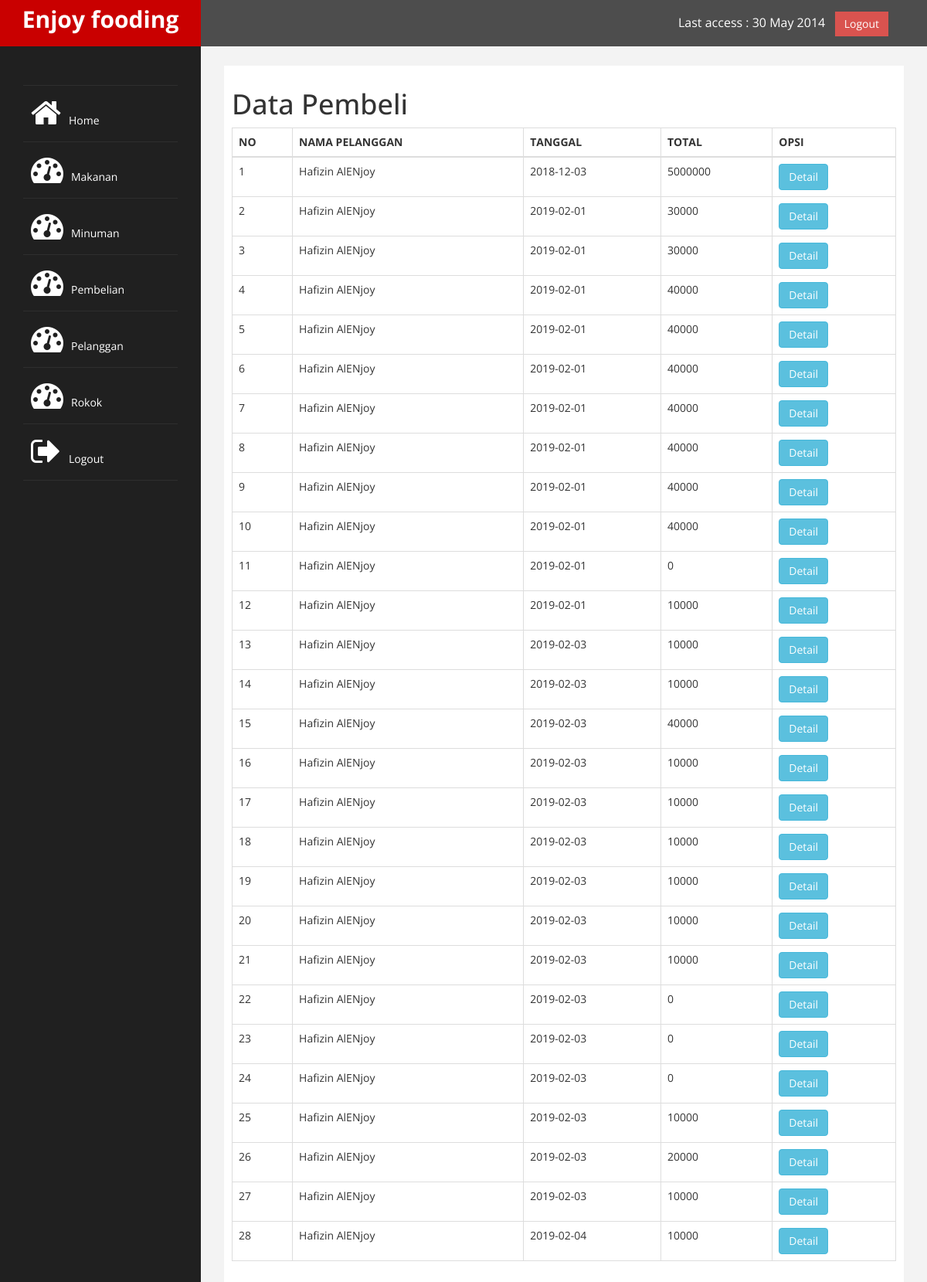
Page /admin/index.php?halaman=pembelian (signed in) on the committed database.
### tables this page shows
CREATE TABLE `pembelian` (
  `id_pembelian` int(11) NOT NULL,
  `id_pelanggan` int(11) NOT NULL,
  `id_ongkir` int(11) NOT NULL,
  `tanggal_pembelian` date NOT NULL,
  `total_pembelian` int(11) NOT NULL
);

CREATE TABLE `pelanggan` (
  `id_pelanggan` int(11) NOT NULL,
  `email_pelanggan` varchar(100) NOT NULL,
  `password_pelanggan` varchar(50) NOT NULL,
  `nama_pelanggan` varchar(100) NOT NULL,
  `telepon_pelanggan` varchar(25) NOT NULL
);

### admin/pembelian.php (the view)
<h1>Data Pembeli</h1>
<table class="table table-bordered">
	<thead>
		<tr>
			<th>NO</th>
			<th>NAMA PELANGGAN</th>
			<th>TANGGAL</th>
			<th>TOTAL</th>
			<th>OPSI</th>
		</tr>
	</thead>
	<tbody>
		<?php $nomor=1; ?>
		<?php $ambil=$koneksi->query("SELECT * FROM pembelian JOIN pelanggan ON pembelian.id_pelanggan=pelanggan.id_pelanggan");?>
		<?php while ($pecah = $ambil->fetch_assoc()) { ?>
		<tr>
			<td><?php echo $nomor; ?></td>
			<td><?php echo $pecah['nama_pelanggan']; ?></td>
			<td><?php echo $pecah['tanggal_pembelian']; ?></td>
			<td><?php echo $pecah['total_pembelian']; ?></td>
			<td>
				<a href="index.php?halaman=detail&id=<?php echo $pecah['id_pembelian']; ?>" class="btn btn-info">Detail</a>
			</td>
		</tr>
		<?php $nomor++; ?>
	<?php } ?>
	</tbody>
</table>

### admin/assets/css/custom.css (style rules this page uses)
body { font-family: 'Open Sans', sans-serif; }

### rows in the picture
pembelian: id_pelanggan.nama_pelanggan "Hafizin AlENjoy", tanggal_pembelian "2018-12-03", total_pembelian "5000000"
pembelian: id_pelanggan.nama_pelanggan "Hafizin AlENjoy", tanggal_pembelian "2019-02-01", total_pembelian "30000"
pembelian: id_pelanggan.nama_pelanggan "Hafizin AlENjoy", tanggal_pembelian "2019-02-01", total_pembelian "30000"
pembelian: id_pelanggan.nama_pelanggan "Hafizin AlENjoy", tanggal_pembelian "2019-02-01", total_pembelian "40000"
pembelian: id_pelanggan.nama_pelanggan "Hafizin AlENjoy", tanggal_pembelian "2019-02-01", total_pembelian "40000"
pembelian: id_pelanggan.nama_pelanggan "Hafizin AlENjoy", tanggal_pembelian "2019-02-01", total_pembelian "40000"
pembelian: id_pelanggan.nama_pelanggan "Hafizin AlENjoy", tanggal_pembelian "2019-02-01", total_pembelian "40000"
pembelian: id_pelanggan.nama_pelanggan "Hafizin AlENjoy", tanggal_pembelian "2019-02-01", total_pembelian "40000"
pembelian: id_pelanggan.nama_pelanggan "Hafizin AlENjoy", tanggal_pembelian "2019-02-01", total_pembelian "40000"
pembelian: id_pelanggan.nama_pelanggan "Hafizin AlENjoy", tanggal_pembelian "2019-02-01", total_pembelian "40000"
pembelian: id_pelanggan.nama_pelanggan "Hafizin AlENjoy", tanggal_pembelian "2019-02-01", total_pembelian "0"
pembelian: id_pelanggan.nama_pelanggan "Hafizin AlENjoy", tanggal_pembelian "2019-02-01", total_pembelian "10000"
pembelian: id_pelanggan.nama_pelanggan "Hafizin AlENjoy", tanggal_pembelian "2019-02-03", total_pembelian "10000"
pembelian: id_pelanggan.nama_pelanggan "Hafizin AlENjoy", tanggal_pembelian "2019-02-03", total_pembelian "10000"
pembelian: id_pelanggan.nama_pelanggan "Hafizin AlENjoy", tanggal_pembelian "2019-02-03", total_pembelian "40000"
pembelian: id_pelanggan.nama_pelanggan "Hafizin AlENjoy", tanggal_pembelian "2019-02-03", total_pembelian "10000"
pembelian: id_pelanggan.nama_pelanggan "Hafizin AlENjoy", tanggal_pembelian "2019-02-03", total_pembelian "10000"
pembelian: id_pelanggan.nama_pelanggan "Hafizin AlENjoy", tanggal_pembelian "2019-02-03", total_pembelian "10000"
pembelian: id_pelanggan.nama_pelanggan "Hafizin AlENjoy", tanggal_pembelian "2019-02-03", total_pembelian "10000"
pembelian: id_pelanggan.nama_pelanggan "Hafizin AlENjoy", tanggal_pembelian "2019-02-03", total_pembelian "10000"
pembelian: id_pelanggan.nama_pelanggan "Hafizin AlENjoy", tanggal_pembelian "2019-02-03", total_pembelian "10000"
pembelian: id_pelanggan.nama_pelanggan "Hafizin AlENjoy", tanggal_pembelian "2019-02-03", total_pembelian "0"
pembelian: id_pelanggan.nama_pelanggan "Hafizin AlENjoy", tanggal_pembelian "2019-02-03", total_pembelian "0"
pembelian: id_pelanggan.nama_pelanggan "Hafizin AlENjoy", tanggal_pembelian "2019-02-03", total_pembelian "0"
pembelian: id_pelanggan.nama_pelanggan "Hafizin AlENjoy", tanggal_pembelian "2019-02-03", total_pembelian "10000"
pembelian: id_pelanggan.nama_pelanggan "Hafizin AlENjoy", tanggal_pembelian "2019-02-03", total_pembelian "20000"
pembelian: id_pelanggan.nama_pelanggan "Hafizin AlENjoy", tanggal_pembelian "2019-02-03", total_pembelian "10000"
pembelian: id_pelanggan.nama_pelanggan "Hafizin AlENjoy", tanggal_pembelian "2019-02-04", total_pembelian "10000"
